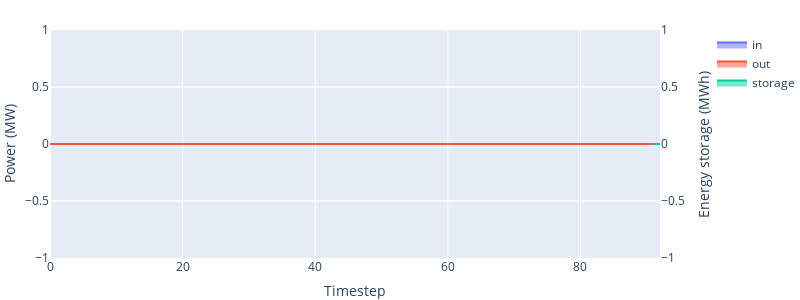

This figure's notebook cell:
### Code cell
if 'battery' in optimiser.pyomo_instance.setDevice:
    fig=oogeso.plots.plot_devicePowerEnergy(mc,'battery',
                                 filename=None)
    fig.update_layout(autosize=False,width=800,height=300,margin=dict(l=0,r=0,t=30,b=0)).show()
    #print("Last optimisation scheduling:")
    #oogeso.milp_plot.plotDevicePowerLastOptimisation1(optimiser,device='battery',
    #            filename=None)

### Figure 1 — Plotly figure (JSON) as saved in the notebook; plotly's stock layout.template omitted (floating-point values rounded to 4 significant figures)
{"data": [{"fill": "tozeroy", "line": {"shape": "hv"}, "name": "in", "type": "scatter", "x": [0, 1, 2, 3, 4, 5, 6, 7, 8, 9, 10, 11, 12, 13, 14, 15, 16, 17, 18, 19, 20, 21, 22, 23, 24, 25, 26, 27, 28, 29, 30, 31, 32, 33, 34, 35, 36, 37, 38, 39, 40, 41, 42, 43, 44, 45, 46, 47, 48, 49, 50, 51, 52, 53, 54, 55, 56, 57, 58, 59, 60, 61, 62, 63, 64, 65, 66, 67, 68, 69, 70, 71, 72, 73, 74, 75, 76, 77, 78, 79, 80, 81, 82, 83, 84, 85, 86, 87, 88, 89, 90, 91], "xaxis": "x", "y": [0, 0, 0, 0, 0, 0, 0, 0, 0, 0, 0, 0, 0, 0, 0, 0, 0, 0, 0, 0, 0, 0, 0, 0, 0, 0, 0, 0, 0, 0, 0, 0, 0, 0, 0, 0, 0, 0, 0, 0, 0, 0, 0, 0, 0, 0, 0, 0, 0, 0, 0, 0, 0, 0, 0, 0, 0, 0, 0, 0, 0, 0, 0, 0, 0, 0, 0, 0, 0, 0, 0, 0, 0, 0, 0, 0, 0, 0, 0, 0, 0, 0, 0, 0, 0, 0, 0, 0, 0, 0, 0, 0], "yaxis": "y2"}, {"fill": "tozeroy", "line": {"shape": "hv"}, "name": "out", "type": "scatter", "x": [0, 1, 2, 3, 4, 5, 6, 7, 8, 9, 10, 11, 12, 13, 14, 15, 16, 17, 18, 19, 20, 21, 22, 23, 24, 25, 26, 27, 28, 29, 30, 31, 32, 33, 34, 35, 36, 37, 38, 39, 40, 41, 42, 43, 44, 45, 46, 47, 48, 49, 50, 51, 52, 53, 54, 55, 56, 57, 58, 59, 60, 61, 62, 63, 64, 65, 66, 67, 68, 69, 70, 71, 72, 73, 74, 75, 76, 77, 78, 79, 80, 81, 82, 83, 84, 85, 86, 87, 88, 89, 90, 91], "xaxis": "x", "y": [0, 0, 0, 0, 0, 0, 0, 0, 0, 0, 0, 0, 0, 0, 0, 0, 0, 0, 0, 0, 0, 0, 0, 0, 0, 0, 0, 0, 0, 0, 0, 0, 0, 0, 0, 0, 0, 0, 0, 0, 0, 0, 0, 0, 0, 0, 0, 0, 0, 0, 0, 0, 0, 0, 0, 0, 0, 0, 0, 0, 0, 0, 0, 0, 0, 0, 0, 0, 0, 0, 0, 0, 0, 0, 0, 0, 0, 0, 0, 0, 0, 0, 0, 0, 0, 0, 0, 0, 0, 0, 0, 0], "yaxis": "y2"}, {"fill": "tozeroy", "name": "storage", "type": "scatter", "x": [1, 2, 3, 4, 5, 6, 7, 8, 9, 10, 11, 12, 13, 14, 15, 16, 17, 18, 19, 20, 21, 22, 23, 24, 25, 26, 27, 28, 29, 30, 31, 32, 33, 34, 35, 36, 37, 38, 39, 40, 41, 42, 43, 44, 45, 46, 47, 48, 49, 50, 51, 52, 53, 54, 55, 56, 57, 58, 59, 60, 61, 62, 63, 64, 65, 66, 67, 68, 69, 70, 71, 72, 73, 74, 75, 76, 77, 78, 79, 80, 81, 82, 83, 84, 85, 86, 87, 88, 89, 90, 91, 92], "xaxis": "x", "y": [0, 0, 0, 0, 0, 0, 0, 0, 0, 0, 0, 0, 0, 0, 0, 0, 0, 0, 0, 0, 0, 0, 0, 0, 0, 0, 0, 0, 0, 0, 0, 0, 0, 0, 0, 0, 0, 0, 0, 0, 0, 0, 0, 0, 0, 0, 0, 0, 0, 0, 0, 0, 0, 0, 0, 0, 0, 0, 0, 0, 0, 0, 0, 0, 0, 0, 0, 0, 0, 0, 0, 0, 0, 0, 0, 0, 0, 0, 0, 0, 0, 0, 0, 0, 0, 0, 0, 0, 0, 0, 0, 0], "yaxis": "y"}], "layout": {"autosize": false, "height": 300, "margin": {"b": 0, "l": 0, "r": 0, "t": 30}, "width": 800, "xaxis": {"anchor": "y", "autorange": true, "domain": [0, 0.94], "range": [0, 92], "title": {"text": "Timestep"}, "type": "linear"}, "yaxis": {"anchor": "x", "autorange": true, "domain": [0, 1], "range": [-1, 1], "side": "right", "title": {"text": "Energy storage (MWh)"}, "type": "linear"}, "yaxis2": {"anchor": "x", "autorange": true, "overlaying": "y", "range": [-1, 1], "side": "left", "title": {"text": "Power (MW)"}, "type": "linear"}}}
